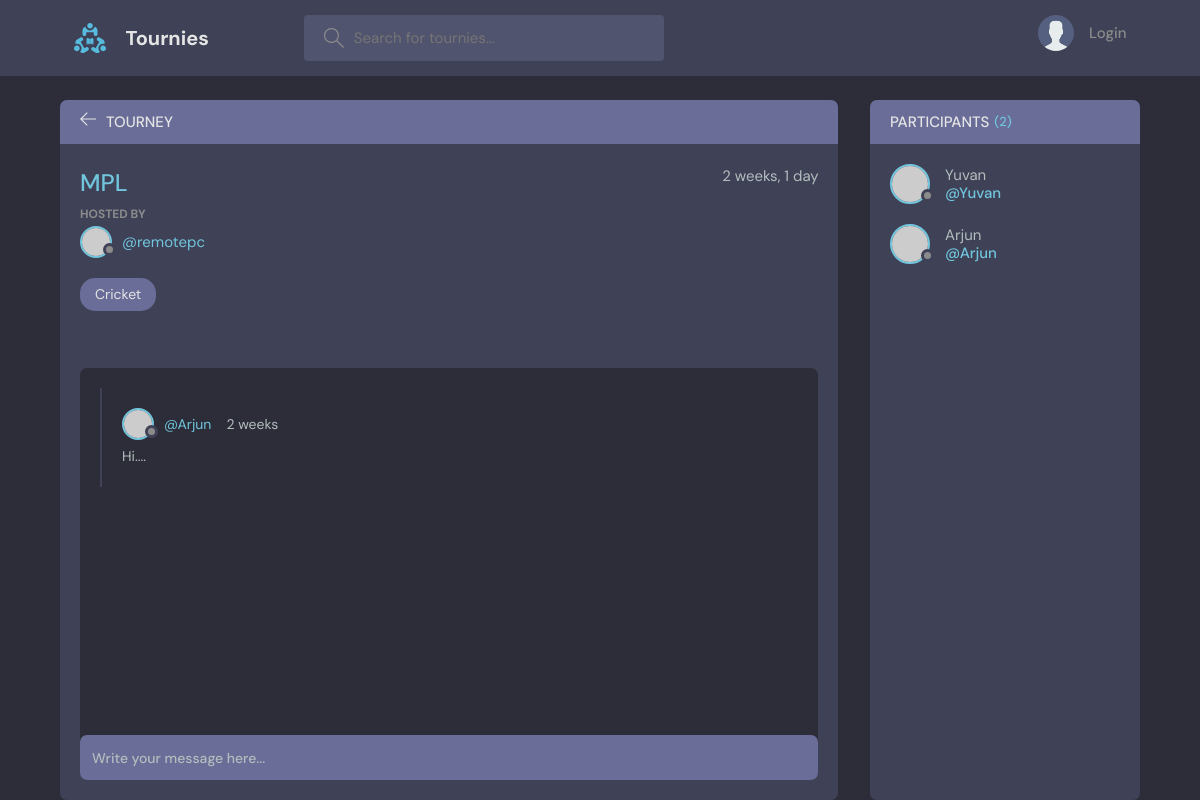
/tourney/3/, run on the app's committed database.
### base/models.py (models this page shows)
class Tourney(models.Model) :
    host = models.ForeignKey(User, on_delete=models.CASCADE)
    sport = models.ForeignKey(Sport, on_delete=models.CASCADE)
    name = models.CharField(max_length=100)
    description = models.TextField(null=True, blank=True)
    place = models.CharField(max_length=50)
    location = models.TextField(null=True, blank=True)
    participants = models.ManyToManyField(User, related_name='participants', blank=True)
    created = models.DateTimeField(auto_now_add=True)
    updated = models.DateTimeField(auto_now=True)
    class Meta :
        ordering = ['-updated', '-created']
    def __str__(self) :
        return self.name

class Sport(models.Model) :
    sport = models.CharField(max_length=50)
    def __str__(self) :
        return self.sport

class Message(models.Model) :
    user = models.ForeignKey(User, on_delete=models.CASCADE)
    tourney = models.ForeignKey(Tourney, on_delete=models.CASCADE)
    body = models.TextField()
    updated = models.DateTimeField(auto_now=True)
    created = models.DateTimeField(auto_now_add=True)
    class Meta :
        ordering = ['-updated', '-created']
    def __str__(self) :
        return self.body

### base/views.py (the view, shortened to what this page needs)
# urls.py: path('tourney/<str:pk>/', views.tourney, name='tourney'),
def tourney(request, pk) :
    tourney = None
    tourney = Tourney.objects.get(id = pk)
    participants = tourney.participants.all()
    comments = tourney.message_set.all().order_by('-created')
    context = {'tourney' : tourney, 'comments' : comments, 'participants' : participants}
    return render(request, 'base/tourney.html', context)

### base/templates/base/tourney.html (shortened to what this page needs)
{% extends 'main.html' %}
{% block content%}
    <main class="profile-page layout layout--2">
      <div class="container">
        <div class="room">
          <div class="room__top">
            <div class="room__topLeft">
              <a href="{% url 'home' %}">
                <svg version="1.1" xmlns="http://www.w3.org/2000/svg" width="32" height="32" viewBox="0 0 32 32">
                  <title>arrow-left</title>
                  <path
                    d="M13.723 2.286l-13.723 13.714 13.719 13.714 1.616-1.611-10.96-10.96h27.625v-2.286h-27.625l10.965-10.965-1.616-1.607z"
                  ></path>
                </svg>
              </a>
              <h3>Tourney</h3>
            </div>
          </div>
          <div class="room__box scroll">
            <div class="room__header scroll">
              <div class="room__info">
                <h3>{{tourney}}</h3>
                <span>{{tourney.created|timesince}}</span>
              </div>
              <div class="room__hosted">
                <p>Hosted By</p>
                <a href="{% url 'user-profile' tourney.host.id %}" class="room__author">
                  <div class="avatar avatar--small">
                    <img src="https://randomuser.me/api/portraits/men/37.jpg" />
                  </div>
                  <span>@{{tourney.host}}</span>
                </a>
              </div>
              <span class="room__topics">{{tourney.sport}}</span>
            </div>
            <div class="room__conversation">
              <div class="threads scroll">
                {% for comment in comments %}
                <div class="thread">
                  <div class="thread__top">
                    <div class="thread__author">
                      <a href="{% url 'user-profile' comment.user.id %}" class="thread__authorInfo">
                        <div class="avatar avatar--small">
                          <img src="https://randomuser.me/api/portraits/men/37.jpg" />
                        </div>
                        <span>@{{comment.user}}</span>
                      </a>
                      <span class="thread__date">{{comment.created|timesince}}</span>
                    </div>
                  </div>
                  <div class="thread__details">
                    {{comment}}
                  </div>
                </div>
                {% endfor %}
              </div>
            </div>
          </div>
          <div class="room__message">
            <form action="" method="post">
              <input name="body" placeholder="Write your message here..." />
            </form>
          </div>
        </div>
        <div class="participants">
          <h3 class="participants__top">Participants <span>({{participants.count}})</span></h3>
          <div class="participants__list scroll">
            {% for participant in participants %}
            <a href="{% url 'user-profile' participant.id %}" class="participant">
              <div class="avatar avatar--medium">
                <img src="https://randomuser.me/api/portraits/men/37.jpg" />
              </div>
              <p>
                {{participant}}
                <span>@{{participant}}</span>
              </p>
            </a>
            {% endfor %}
          </div>
        </div>
      </div>
    </main>
{% endblock content %}

### templates/main.html (shortened to what this page needs)
<!DOCTYPE html>
{% load static %}
<html lang="en">
  <head>
    <link rel="stylesheet" href="{% static 'styles/style.css'%}" />
  </head>
  <body>
    {% include 'navbar.html' %}
    {% block content %}
    {% endblock content %}
  </body>
</html>

### templates/navbar.html (shortened to what this page needs)
{% load static %}
<header class="header header--loggedIn">
    <div class="container">
      <a href="{% url 'home' %}" class="header__logo">
        <img src="{% static 'images/logo.svg' %}" />
        <h1>Tournies</h1>
      </a>
      <form class="header__search" method="get" action="{% url 'home' %}">
        <label>
          <input type="text" name="q" placeholder="Search for tournies..." />
        </label>
      </form>
      <nav class="header__menu">
        {% if request.user.is_authenticated %}
        <div class="header__user">
          <a href="{% url 'user-profile' user.id %}">
            <div class="avatar avatar--medium active">
              <img src="https://randomuser.me/api/portraits/men/37.jpg" />
            </div>
            <p>{{request.user}} <span>{{request.user}}</span></p>
          </a>
          <button class="dropdown-button">
            <svg version="1.1" xmlns="http://www.w3.org/2000/svg" width="32" height="32" viewBox="0 0 32 32">
              <title>chevron-down</title>
              <path d="M16 21l-13-13h-3l16 16 16-16h-3l-13 13z"></path>
            </svg>
          </button>
        </div>
        <div class="dropdown-menu">
          <a href="{% url 'update-user' %}" class="dropdown-link"
            ><svg version="1.1" xmlns="http://www.w3.org/2000/svg" width="32" height="32" viewBox="0 0 32 32">
              <title>tools</title>
              <path
                d="M27.465 32c-1.211 0-2.35-0.471-3.207-1.328l-9.392-9.391c-2.369 0.898-4.898 0.951-7.355 0.15-3.274-1.074-5.869-3.67-6.943-6.942-0.879-2.682-0.734-5.45 0.419-8.004 0.135-0.299 0.408-0.512 0.731-0.572 0.32-0.051 0.654 0.045 0.887 0.277l5.394 5.395 3.586-3.586-5.394-5.395c-0.232-0.232-0.336-0.564-0.276-0.887s0.272-0.596 0.572-0.732c2.552-1.152 5.318-1.295 8.001-0.418 3.274 1.074 5.869 3.67 6.943 6.942 0.806 2.457 0.752 4.987-0.15 7.358l9.392 9.391c0.844 0.842 1.328 2.012 1.328 3.207-0 2.5-2.034 4.535-4.535 4.535zM15.101 19.102c0.26 0 0.516 0.102 0.707 0.293l9.864 9.863c0.479 0.479 1.116 0.742 1.793 0.742 1.398 0 2.535-1.137 2.535-2.535 0-0.668-0.27-1.322-0.742-1.793l-9.864-9.863c-0.294-0.295-0.376-0.74-0.204-1.119 0.943-2.090 1.061-4.357 0.341-6.555-0.863-2.631-3.034-4.801-5.665-5.666-1.713-0.561-3.468-0.609-5.145-0.164l4.986 4.988c0.391 0.391 0.391 1.023 0 1.414l-5 5c-0.188 0.188-0.441 0.293-0.707 0.293s-0.52-0.105-0.707-0.293l-4.987-4.988c-0.45 1.682-0.397 3.436 0.164 5.146 0.863 2.631 3.034 4.801 5.665 5.666 2.2 0.721 4.466 0.604 6.555-0.342 0.132-0.059 0.271-0.088 0.411-0.088z"
              ></path>
            </svg>
            Settings</a
          >
          <a href="{% url 'user-logout'%}" class="dropdown-link"
            ><svg version="1.1" xmlns="http://www.w3.org/2000/svg" width="32" height="32" viewBox="0 0 32 32">
              <title>sign-out</title>
              <path
                d="M3 0h22c0.553 0 1 0 1 0.553l-0 3.447h-2v-2h-20v28h20v-2h2l0 3.447c0 0.553-0.447 0.553-1 0.553h-22c-0.553 0-1-0.447-1-1v-30c0-0.553 0.447-1 1-1z"
              ></path>
              <path
                d="M21.879 21.293l1.414 1.414 6.707-6.707-6.707-6.707-1.414 1.414 4.293 4.293h-14.172v2h14.172l-4.293 4.293z"
              ></path>
            </svg>
            Logout</a
          >
        </div>
        {% else %}
        <a href="{% url 'user-login'%}">
          <img src="{% static 'images/avatar.svg' %}" />
          <p>Login</p>
        </a>
        {% endif %}
      </nav>
    </div>
  </header>

### data on the page
Tourney: name "MPL", created "2 weeks, 1 day", host "remotepc", sport "Cricket"
Message: user "Arjun", created "2 weeks", body "Hi...."

### other printed values
{{ participants.count }} "2"
{{ participant }} "Yuvan"
{{ participant }} "Arjun"
